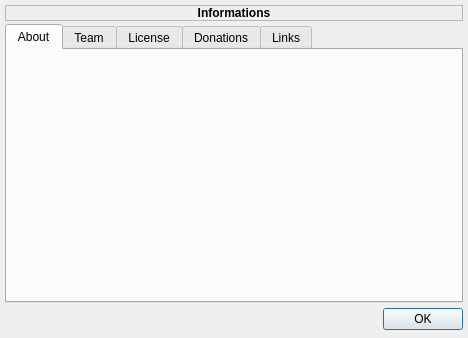
<?xml version="1.0" encoding="UTF-8"?>
<ui version="4.0">
 <class>UIAbout</class>
 <widget class="QDialog" name="UIAbout">
  <property name="geometry">
   <rect>
    <x>0</x>
    <y>0</y>
    <width>468</width>
    <height>338</height>
   </rect>
  </property>
  <property name="windowTitle">
   <string comment="windowTitle about">About : %1</string>
  </property>
  <property name="windowIcon">
   <iconset resource="../ressources.qrc">
    <normaloff>:/about/images/about.png</normaloff>:/about/images/about.png</iconset>
  </property>
  <layout class="QGridLayout">
   <property name="margin">
    <number>5</number>
   </property>
   <property name="spacing">
    <number>3</number>
   </property>
   <item row="0" column="0" colspan="2">
    <widget class="QLabel" name="lInformations">
     <property name="font">
      <font>
       <pointsize>9</pointsize>
       <weight>75</weight>
       <bold>true</bold>
       <strikeout>false</strikeout>
       <kerning>true</kerning>
      </font>
     </property>
     <property name="autoFillBackground">
      <bool>true</bool>
     </property>
     <property name="frameShape">
      <enum>QFrame::StyledPanel</enum>
     </property>
     <property name="frameShadow">
      <enum>QFrame::Sunken</enum>
     </property>
     <property name="text">
      <string comment="label informations">Informations</string>
     </property>
     <property name="alignment">
      <set>Qt::AlignCenter</set>
     </property>
     <property name="openExternalLinks">
      <bool>true</bool>
     </property>
    </widget>
   </item>
   <item row="1" column="0" colspan="2">
    <widget class="QTabWidget" name="twAbout">
     <property name="currentIndex">
      <number>0</number>
     </property>
     <widget class="QLabel" name="lLogo">
      <property name="pixmap">
       <pixmap resource="../ressources.qrc">:/images/raptor.png</pixmap>
      </property>
      <property name="alignment">
       <set>Qt::AlignCenter</set>
      </property>
      <attribute name="title">
       <string comment="tab about">About</string>
      </attribute>
     </widget>
     <widget class="QTextBrowser" name="tbTeam">
      <property name="horizontalScrollBarPolicy">
       <enum>Qt::ScrollBarAlwaysOff</enum>
      </property>
      <property name="openExternalLinks">
       <bool>false</bool>
      </property>
      <attribute name="title">
       <string comment="tab team">Team</string>
      </attribute>
     </widget>
     <widget class="QTextBrowser" name="tbLicense">
      <property name="font">
       <font>
        <family>Monospace</family>
        <pointsize>8</pointsize>
       </font>
      </property>
      <property name="verticalScrollBarPolicy">
       <enum>Qt::ScrollBarAlwaysOn</enum>
      </property>
      <property name="horizontalScrollBarPolicy">
       <enum>Qt::ScrollBarAlwaysOn</enum>
      </property>
      <property name="lineWrapMode">
       <enum>QTextEdit::NoWrap</enum>
      </property>
      <property name="tabStopWidth">
       <number>20</number>
      </property>
      <property name="acceptRichText">
       <bool>false</bool>
      </property>
      <attribute name="title">
       <string comment="tab license">License</string>
      </attribute>
     </widget>
     <widget class="QTextBrowser" name="tbDonations">
      <property name="horizontalScrollBarPolicy">
       <enum>Qt::ScrollBarAlwaysOff</enum>
      </property>
      <attribute name="title">
       <string comment="tab donations">Donations</string>
      </attribute>
     </widget>
     <widget class="QTextBrowser" name="tbLinks">
      <property name="horizontalScrollBarPolicy">
       <enum>Qt::ScrollBarAlwaysOff</enum>
      </property>
      <attribute name="title">
       <string comment="tab links">Links</string>
      </attribute>
     </widget>
    </widget>
   </item>
   <item row="2" column="0">
    <spacer>
     <property name="orientation">
      <enum>Qt::Horizontal</enum>
     </property>
     <property name="sizeHint" stdset="0">
      <size>
       <width>321</width>
       <height>27</height>
      </size>
     </property>
    </spacer>
   </item>
   <item row="2" column="1">
    <widget class="QPushButton" name="pbOK">
     <property name="sizePolicy">
      <sizepolicy hsizetype="Fixed" vsizetype="Fixed">
       <horstretch>0</horstretch>
       <verstretch>0</verstretch>
      </sizepolicy>
     </property>
     <property name="text">
      <string comment="button OK">OK</string>
     </property>
     <property name="icon">
      <iconset>
       <normaloff/>
      </iconset>
     </property>
    </widget>
   </item>
  </layout>
 </widget>
 <resources>
  <include location="../ressources.qrc"/>
  <include location="../ressources.qrc"/>
  <include location="../ressources.qrc"/>
 </resources>
 <connections>
  <connection>
   <sender>pbOK</sender>
   <signal>clicked()</signal>
   <receiver>UIAbout</receiver>
   <slot>accept()</slot>
   <hints>
    <hint type="sourcelabel">
     <x>477</x>
     <y>270</y>
    </hint>
    <hint type="destinationlabel">
     <x>237</x>
     <y>275</y>
    </hint>
   </hints>
  </connection>
 </connections>
</ui>
